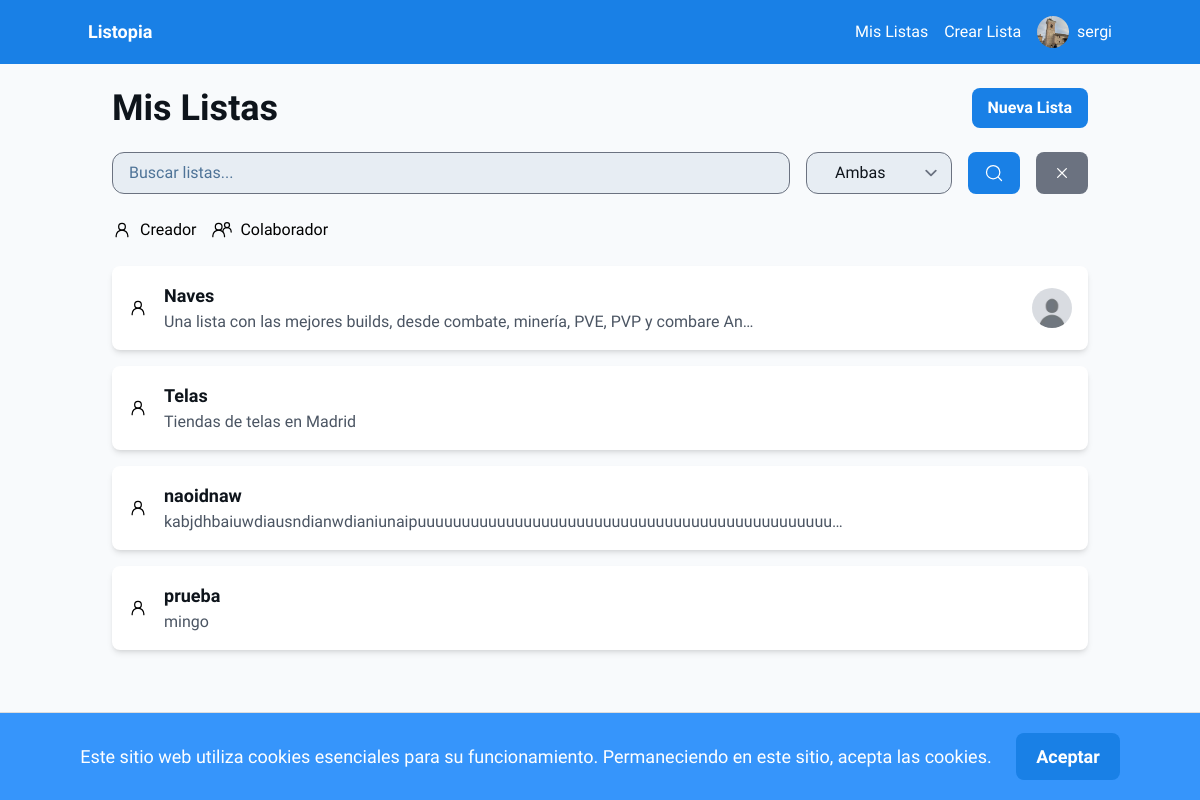
Before: /lists/ (signed in) with the older database file.
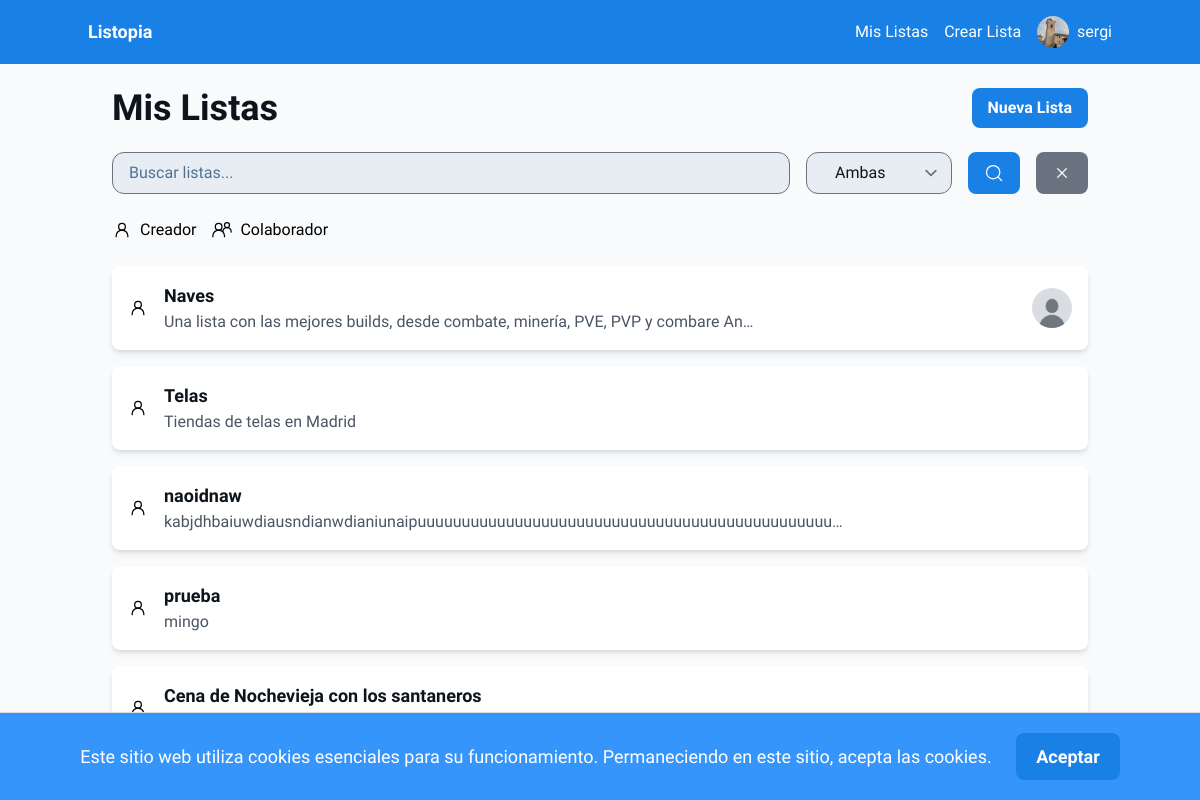
After: the same page with the newer database file.
### lists/models.py (models this page shows, shortened)
class List(models.Model):
    name = models.CharField(max_length=50)
    description = models.CharField(max_length=256, blank=True, null=True)
    creator = models.ForeignKey(User, on_delete=models.CASCADE, related_name="created_lists")
    created_on = models.DateTimeField(auto_now_add=True)
    collaborators = models.ManyToManyField(User, related_name="collaborated_lists", blank=True)
    is_public = models.BooleanField(default=False)

### auth_app/models.py (models this page shows, shortened)
class Profile(models.Model):
    user = models.OneToOneField(User, on_delete=models.CASCADE)
    description = models.TextField()
    pic = models.ImageField(upload_to='profile_pics', blank=True, null=True)
    verification_key = models.CharField(max_length=64, null=True, blank=True)
    verification_key_expiration = models.DateTimeField(null=True, blank=True)

### lists/views.py (the view, shortened to what this page needs)
# urls.py: path('', views.lists, name='lists'),
@login_required
def lists(request):
    search_query = request.GET.get('search', '')
    filter_type = request.GET.get('filter', 'both')
    lists = List.objects.filter(
        Q(name__icontains=search_query) &
        (Q(creator=request.user) | Q(collaborators=request.user))
    )
    if filter_type == 'creator':
        lists = lists.filter(creator=request.user)
    elif filter_type == 'collaborator':
        lists = lists.filter(collaborators=request.user)
    paginator = Paginator(lists, 10)
    page_number = request.GET.get('page', 1)
    page_obj = paginator.get_page(page_number)
    return render(request, 'lists.html', {
        'lists': page_obj,
        'search_query': search_query,
        'filter_type': filter_type,
    })

### lists/templates/lists.html (shortened to what this page needs)
{% extends 'base.html' %}
{% load static %}
{% block content %}
<div class="max-w-5xl mx-auto p-6">
    <div class="flex justify-between items-center mb-6">
        <h1 class="text-[#0e141b] text-4xl font-bold">Mis Listas</h1>
        <a href="{% url 'create_list' %}" class="bg-[#1980e6] text-white font-bold py-2 px-4 rounded-lg">Nueva Lista</a>
    </div>
    <form method="GET" action="{% url 'lists' %}" class="mb-6">
        <div class="flex flex-col space-y-4 md:flex-row md:space-y-0 md:space-x-4">
            <input type="text" name="search" placeholder="Buscar listas..." value="{{ search_query }}" class="form-input flex-grow bg-[#e7edf3] text-[#0e141b] placeholder-[#4e7397] rounded-xl px-4 py-2">
            <div class="flex space-x-4">
                <select name="filter" class="form-select bg-[#e7edf3] text-[#0e141b] rounded-xl px-7 py-2">
                    <option value="both" {% if filter_type == 'both' %}selected{% endif %}>Ambas</option>
                </select>
                <button type="submit" class="bg-[#1980e6] text-white font-bold py-2 px-4 rounded-lg flex items-center" title="Buscar">
                    <img src="{% static 'icons/search.svg' %}" class="h-5 w-5" alt="Buscar">
                </button>
                <a href="{% url 'lists' %}" class="bg-gray-500 text-white font-bold py-2 px-4 rounded-lg flex items-center" title="Limpiar Búsqueda">
                    <img src="{% static 'icons/xmark.svg' %}" class="h-5 w-5" alt="Limpiar búsqueda">
                </a>
            </div>
        </div>
    </form>
    <div class="flex items-center space-x-4 mb-6">
        <div class="flex items-center space-x-2">
            <img src="{% static 'icons/user.svg' %}" class="h-5 w-5" alt="Creador">
            <span>Creador</span>
        </div>
        <div class="flex items-center space-x-2">
            <img src="{% static 'icons/group.svg' %}" class="h-5 w-5" alt="Colaborador">
            <span>Colaborador</span>
        </div>
    </div>
    <div class="space-y-4" id="lists-container">
        {% if lists|length == 0 %}
            <div class="text-center py-4">
                <p class="text-gray-600 mb-4">No tienes listas creadas ni en colaboración. ¡Comienza creando una lista!</p>
                <a href="{% url 'create_list' %}" class="bg-[#1980e6] text-white font-bold py-2 px-4 rounded-lg">Crear tu primera lista</a>
            </div>
        {% else %}
        {% for list in lists %}
        <div class="bg-white rounded-lg shadow-md p-4 flex flex-col md:flex-row items-start md:items-center space-y-4 md:space-y-0 md:space-x-4 cursor-pointer transform transition-transform hover:scale-105 w-full" onclick="location.href='{% url 'list_details' list.id %}'">
            <div class="flex-shrink-0">
                {% if request.user == list.creator %}
                <img src="{% static 'icons/user.svg' %}" class="h-5 w-5" alt="Creador">
                {% else %}
                <img src="{% static 'icons/group.svg' %}" class="h-5 w-5" alt="Colaborador">
                {% endif %}
            </div>
            <div class="flex-grow">
                <h3 class="text-lg font-bold text-[#0e141b]">{{list.name}}</h3>
                <p class="text-gray-600 break-words" style="word-break: break-word;">{{ list.description|truncatechars:80 }}</p>
            </div>
            <div class="flex space-x-2 md:ml-auto">
                {% for collaborator in list.collaborators.all|slice:":3" %}
                <a href="{% url 'user_details' collaborator.username %}" title="{{ collaborator.username }}">
                    <img src="../media/{{ collaborator.profile.pic }}" class="rounded-full w-10 h-10" alt="{{ collaborator.username }}">
                </a>
                {% endfor %}
            </div>
        </div>
        {% endfor %}
        {% endif %}
    </div>
</div>
{% endblock %}

Changed rows visible on the page:
added List: name "Cena de Nochevieja con los santaneros"
